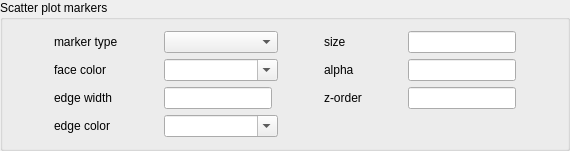
           <widget class="QGroupBox" name="groupBox_19">
            <property name="title">
             <string>Scatter plot markers</string>
            </property>
            <layout class="QVBoxLayout" name="verticalLayout_21">
             <item>
              <layout class="QGridLayout" name="gridLayout_29">
               <item row="1" column="1">
                <widget class="QLabel" name="label_111">
                 <property name="text">
                  <string>face color</string>
                 </property>
                </widget>
               </item>
               <item row="1" column="7">
                <spacer name="horizontalSpacer_55">
                 <property name="orientation">
                  <enum>Qt::Horizontal</enum>
                 </property>
                 <property name="sizeHint" stdset="0">
                  <size>
                   <width>40</width>
                   <height>20</height>
                  </size>
                 </property>
                </spacer>
               </item>
               <item row="0" column="2">
                <spacer name="horizontalSpacer_163">
                 <property name="orientation">
                  <enum>Qt::Horizontal</enum>
                 </property>
                 <property name="sizeHint" stdset="0">
                  <size>
                   <width>40</width>
                   <height>20</height>
                  </size>
                 </property>
                </spacer>
               </item>
               <item row="0" column="0">
                <spacer name="horizontalSpacer_164">
                 <property name="orientation">
                  <enum>Qt::Horizontal</enum>
                 </property>
                 <property name="sizeHint" stdset="0">
                  <size>
                   <width>40</width>
                   <height>20</height>
                  </size>
                 </property>
                </spacer>
               </item>
               <item row="0" column="1">
                <widget class="QLabel" name="label_113">
                 <property name="text">
                  <string>marker type</string>
                 </property>
                </widget>
               </item>
               <item row="3" column="3" colspan="2">
                <widget class="QComboBox" name="scatterPlotMarkerEdgeColorCombo">
                 <property name="editable">
                  <bool>true</bool>
                 </property>
                </widget>
               </item>
               <item row="0" column="9">
                <spacer name="horizontalSpacer_56">
                 <property name="orientation">
                  <enum>Qt::Horizontal</enum>
                 </property>
                 <property name="sizeHint" stdset="0">
                  <size>
                   <width>40</width>
                   <height>20</height>
                  </size>
                 </property>
                </spacer>
               </item>
               <item row="0" column="3" colspan="2">
                <widget class="QComboBox" name="scatterPlotMarkerTypeCombo"/>
               </item>
               <item row="0" column="7">
                <spacer name="horizontalSpacer_165">
                 <property name="orientation">
                  <enum>Qt::Horizontal</enum>
                 </property>
                 <property name="sizeHint" stdset="0">
                  <size>
                   <width>40</width>
                   <height>20</height>
                  </size>
                 </property>
                </spacer>
               </item>
               <item row="1" column="5">
                <spacer name="horizontalSpacer_167">
                 <property name="orientation">
                  <enum>Qt::Horizontal</enum>
                 </property>
                 <property name="sizeHint" stdset="0">
                  <size>
                   <width>40</width>
                   <height>20</height>
                  </size>
                 </property>
                </spacer>
               </item>
               <item row="0" column="5">
                <spacer name="horizontalSpacer_166">
                 <property name="orientation">
                  <enum>Qt::Horizontal</enum>
                 </property>
                 <property name="sizeHint" stdset="0">
                  <size>
                   <width>40</width>
                   <height>20</height>
                  </size>
                 </property>
                </spacer>
               </item>
               <item row="0" column="8">
                <widget class="QLineEdit" name="scatterPlorMarkerSizeEntry"/>
               </item>
               <item row="3" column="1">
                <widget class="QLabel" name="label_112">
                 <property name="text">
                  <string>edge color</string>
                 </property>
                </widget>
               </item>
               <item row="1" column="3" colspan="2">
                <widget class="QComboBox" name="scatterPlotMarkerFaceColorCombo">
                 <property name="editable">
                  <bool>true</bool>
                 </property>
                </widget>
               </item>
               <item row="1" column="2">
                <spacer name="horizontalSpacer_57">
                 <property name="orientation">
                  <enum>Qt::Horizontal</enum>
                 </property>
                 <property name="sizeHint" stdset="0">
                  <size>
                   <width>40</width>
                   <height>20</height>
                  </size>
                 </property>
                </spacer>
               </item>
               <item row="0" column="6">
                <widget class="QLabel" name="label_114">
                 <property name="text">
                  <string>size</string>
                 </property>
                </widget>
               </item>
               <item row="1" column="8">
                <widget class="QLineEdit" name="scatterPlotMarkerAlphaEntry"/>
               </item>
               <item row="1" column="6">
                <widget class="QLabel" name="label_115">
                 <property name="text">
                  <string>alpha</string>
                 </property>
                </widget>
               </item>
               <item row="2" column="6">
                <widget class="QLabel" name="label_117">
                 <property name="text">
                  <string>z-order</string>
                 </property>
                </widget>
               </item>
               <item row="2" column="3">
                <widget class="QLineEdit" name="scatterPlotMarkerEdgeWidthEntry"/>
               </item>
               <item row="2" column="1">
                <widget class="QLabel" name="label_116">
                 <property name="text">
                  <string>edge width</string>
                 </property>
                </widget>
               </item>
               <item row="2" column="8">
                <widget class="QLineEdit" name="scatterPlotMarkerZEntry"/>
               </item>
              </layout>
             </item>
            </layout>
           </widget>
